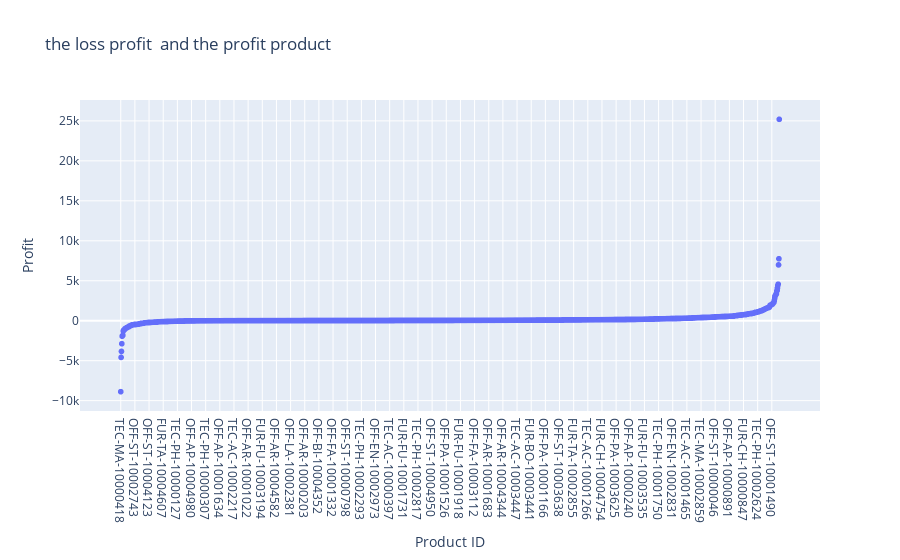

This figure's notebook cell:
### Code cell
## want to graph the loss profit  and the profit product
px.scatter(data_frame = profit_product ,x='Product ID',  y ='Profit' ,title = "the loss profit  and the profit product")

### Figure 1 — Plotly figure (JSON) as saved in the notebook; plotly's stock layout.template omitted (floating-point values rounded to 4 significant figures; data arrays with more than 128 entries replaced by an {"elided": "..."} marker saying what was removed)
{"data": [{"hovertemplate": "Product ID=%{x}<br>Profit=%{y}<extra></extra>", "legendgroup": "", "marker": {"color": "#636efa", "symbol": "circle"}, "mode": "markers", "name": "", "showlegend": false, "type": "scattergl", "x": {"elided": "1862 str values"}, "xaxis": "x", "y": {"elided": "1862 float values"}, "yaxis": "y"}], "layout": {"legend": {"tracegroupgap": 0}, "title": {"text": "the loss profit  and the profit product"}, "xaxis": {"anchor": "y", "domain": [0, 1], "title": {"text": "Product ID"}}, "yaxis": {"anchor": "x", "domain": [0, 1], "title": {"text": "Profit"}}}}
